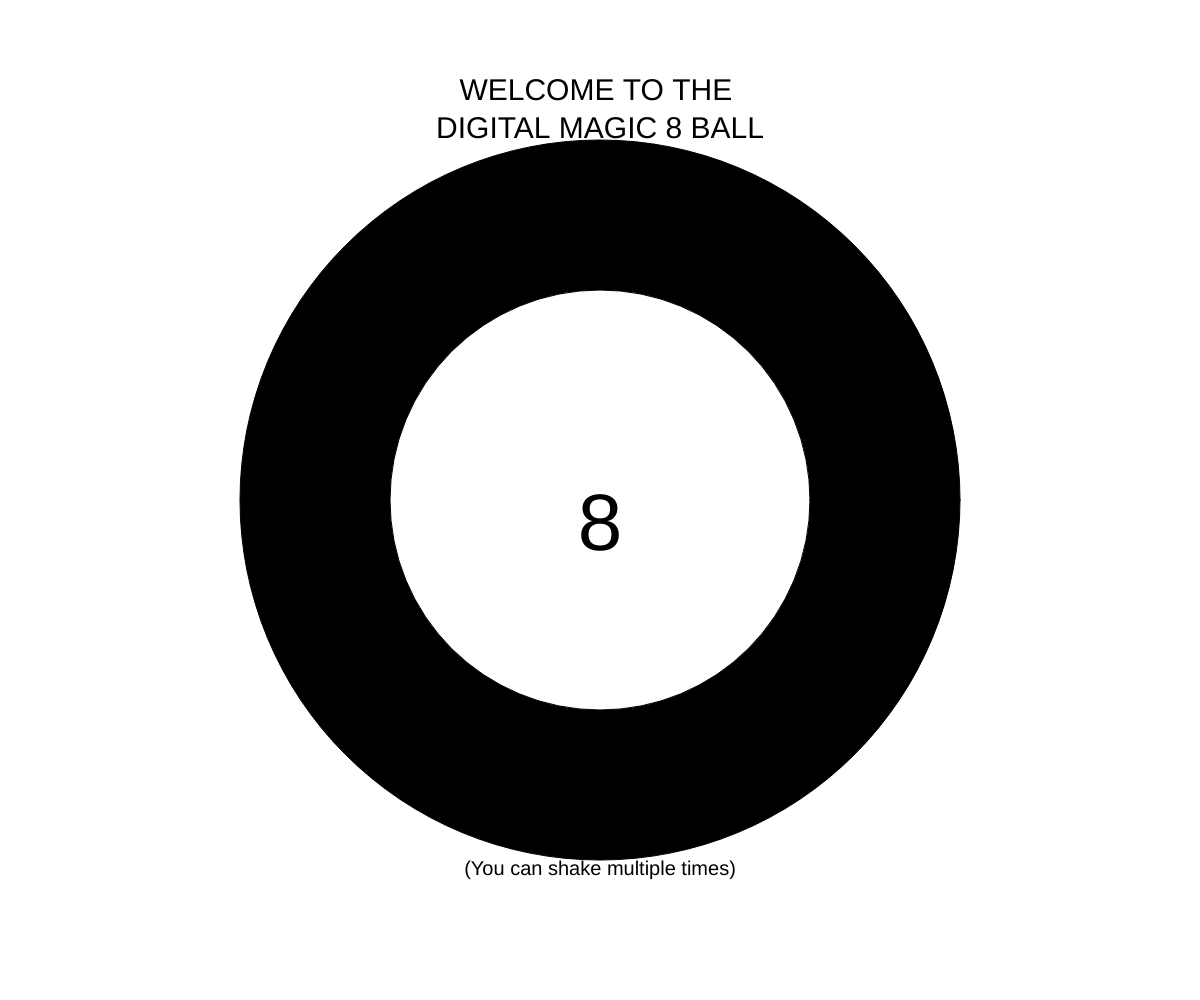
Frame 1 (no input)
Frame 60 (no input): identical to frame 1, image omitted
Frame 120 (the mouse pressed at the canvas centre since frame 60): identical to frame 1, image omitted

The p5.js sketch that drew this single still picture (run headless with seeded random() and noise() and a simulated clock; from frame 60 on, the mouse is pressed at the canvas centre):

// p5.js sketch
// ── sketch.js
var answersList = ["As I \nsee it, \nyes", "It is \ncertain", "It is \ndecidedly \nso", "Most \nlikely", "Outlook \ngood", "Signs \npoint \nto yes", "Without \na \ndoubt", "Yes", "Yes \n- definitely", "You may \nrely \non it", "Reply \nhazy, \ntry \nagain", "Ask \nagain \nlater", "Better \nnot tell \nyou now", "Concentrate \nand ask \nagain", "Don't \ncount \non it", "My reply \nis no", "My sources \nsay no", "Outlook \nnot \nso good", "Very \ndoubtful"];
var answer;

function preload() {}

function setup() {

    createCanvas(windowWidth, windowHeight)
    background("white");

    setShakeThreshold(60);

    fill("black");
    ellipse(width / 2, height / 2, width / 10 * 6);

    fill("white");
    ellipse(width / 2, height / 2, width / 10 * 3.5);

    fill("black");
    textSize(80);
    textAlign(CENTER);
    text("8", width / 2, height / 10 * 5.5);


    fill("black");
    textSize(30);
    textAlign(CENTER);
    text("WELCOME TO THE \nDIGITAL MAGIC 8 BALL", width / 2, height / 10 * 1);

    fill("black");
    textSize(20);
    textAlign(CENTER);
    text("Ask a yes/no question and \n SHAKE your smartphone \nto see the result. \n(You can shake multiple times)", width / 2, height / 10 * 8);

}

function draw() {}

function deviceShaken() {

    createCanvas(windowWidth, windowHeight)
    background("white");
    fill("black");
    stroke("black")
    ellipse(width / 2, height / 2, width / 10 * 12);

    fill("#00022e");
    strokeWeight(2);
    stroke("grey");
    ellipse(width / 2, height / 2, width / 10 * 5); //this represents the colored water inside the real magic 8 balls

    fill("blue");
    stroke("blue");
    triangle(width / 3, height / 10 * 4, width / 3 * 2, height / 10 * 4, width / 2, height / 10 * 6.5) //this represents the 20-faced die inside real magic 8 balls

    fill("white");
    stroke("blue");
    textSize(15);
    textAlign(CENTER);
    text(answer, width / 2, height / 10 * 4.6);
    answer = answersList[Math.floor(random(19))]; //math.floor is used to round numbers (by defect)

}

function touchMoved() {
    return false;
}

function touchEnded() {
    DeviceOrientationEvent.requestPermission()
}
